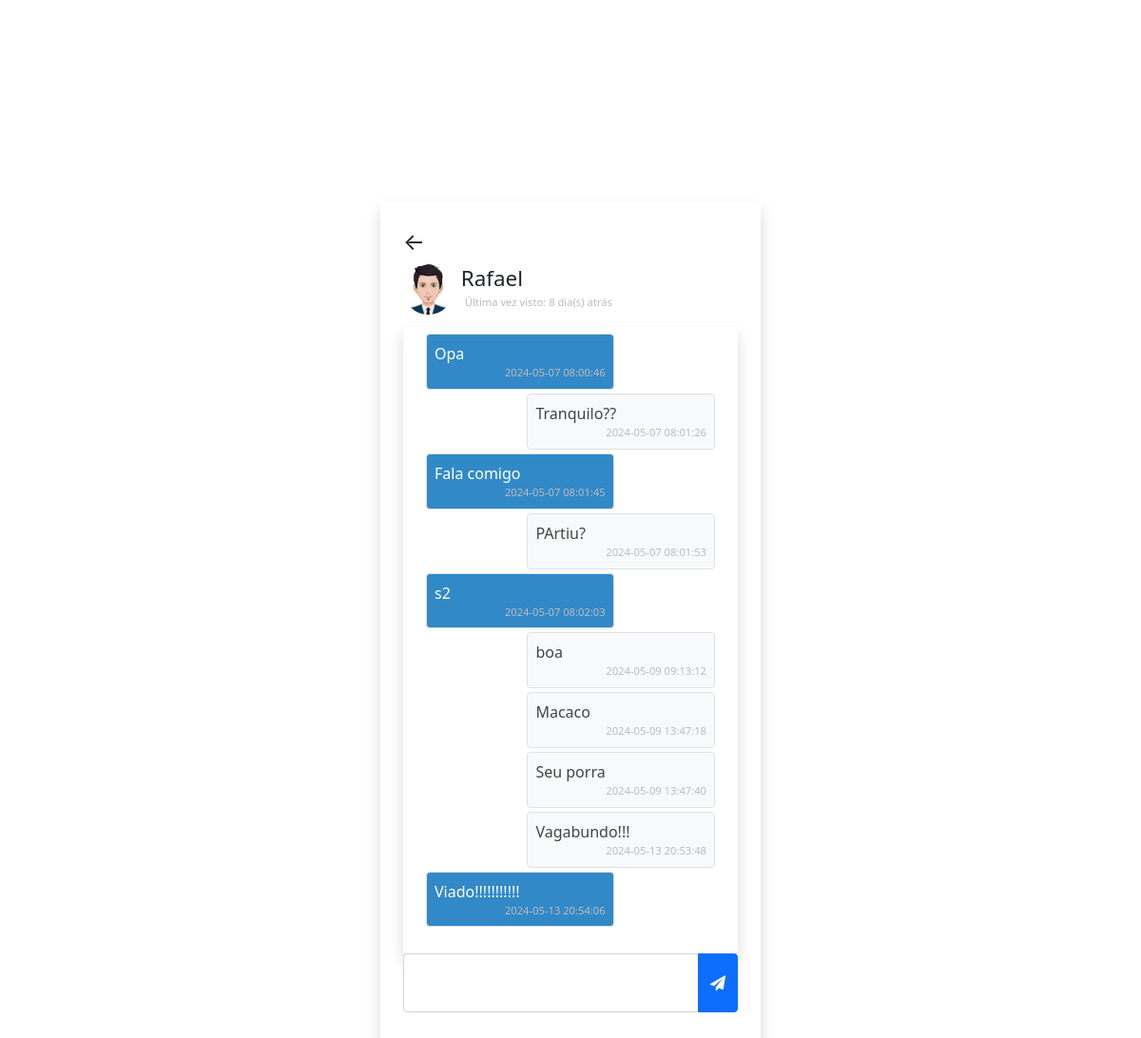
Page /chat.php?user=Rafuxo (signed in) on the committed database.
### tables this page shows
CREATE TABLE `users` (
  `user_id` int(11) NOT NULL,
  `name` varchar(255) NOT NULL,
  `username` varchar(255) NOT NULL,
  `password` varchar(1000) NOT NULL,
  `p_p` varchar(255) DEFAULT 'user-default.png',
  `last_seen` datetime NOT NULL DEFAULT current_timestamp()
);

CREATE TABLE `chats` (
  `chat_id` int(11) NOT NULL,
  `from_id` int(11) NOT NULL,
  `to_id` int(11) NOT NULL,
  `message` text NOT NULL,
  `opened` tinyint(1) NOT NULL DEFAULT 0,
  `created_at` datetime NOT NULL DEFAULT current_timestamp()
);

### app/helpers/user.php (called while the page is built)
<?php
function getUser($username, $conn){
   $sql = "SELECT * FROM users
           WHERE username=?";
   $stmt = $conn->prepare($sql);
   $stmt->execute([$username]);
   if ($stmt->rowCount() === 1) {
   	 $user = $stmt->fetch();
   	 return $user;
   }else {
   	$user = [];
   	return $user;
   }
}

### app/helpers/timeAgo.php (called while the page is built, shortened)
<?php
function last_seen($date_time){
   $timestamp = strtotime($date_time);
   $strTime = array("segundo", "minuto", "hora", "dia", "mês", "ano");
   $length = array("60","60","24","30","12","10");
   $currentTime = time();
   if($currentTime >= $timestamp) {
		$diff     = time()- $timestamp;
		for($i = 0; $diff >= $length[$i] && $i < count($length)-1; $i++) {
		$diff = $diff / $length[$i];
		}
		$diff = round($diff);
		if ($diff < 59 && $strTime[$i] == "segundo") {
			return 'Ativo';
		}else {
			return $diff . " " . $strTime[$i] . "(s) atrás ";
		}
   }
}
?>

### app/helpers/chat.php (called while the page is built)
<?php
function getChats($id_1, $id_2, $conn){
   $sql = "SELECT * FROM chats
           WHERE (from_id=? AND to_id=?)
           OR    (to_id=? AND from_id=?)
           ORDER BY chat_id ASC";
    $stmt = $conn->prepare($sql);
    $stmt->execute([$id_1, $id_2, $id_1, $id_2]);
    if ($stmt->rowCount() > 0) {
    	$chats = $stmt->fetchAll();
    	return $chats;
    }else {
    	$chats = [];
    	return $chats;
    }
}

### chat.php (the view, shortened to what this page needs)
<?php
  if (isset($_SESSION['username'])) {
  	include 'app/db.conn.php';
  	include 'app/helpers/user.php';
  	include 'app/helpers/chat.php';
  	include 'app/helpers/timeAgo.php';
  	$chatWith = getUser($_GET['user'], $conn);
  	$chats = getChats($_SESSION['user_id'], $chatWith['user_id'], $conn);
?>
<!DOCTYPE html>
<html lang="pt-br">
<head>
	<link href="https://cdn.jsdelivr.net/npm/bootstrap@5.0.1/dist/css/bootstrap.min.css" rel="stylesheet">
	<link rel = "stylesheet" href = "css/style.css">
	<link rel="stylesheet" href="https://cdnjs.cloudflare.com/ajax/libs/font-awesome/4.7.0/css/font-awesome.min.css">
</head>
<body class = "d-flex justify-content-center align-items-center vh-100">
    <div class = "w-400 shadow p-4 rounded">
    	<a href = "home.php" class = "fs-4 link-dark">&#8592;</a>
    	   <div class = "d-flex align-items-center">
    	   	  <img src = "uploads/<?=$chatWith['p_p']?>" class = "w-15 rounded-circle">
               <h3 class = "display-4 fs-sm m-2">
               	  <?=$chatWith['name']?> <br>
               	  	<div class = "d-flex align-items-center" title = "online">
						<?php
							if (last_seen($chatWith['last_seen']) == "Ativo") {
						?>
							<div class = "online"></div>
							<small class = "d-block p-1">Online</small>
						<?php }else{ ?>
							<small class = "d-block p-1">
								Última vez visto:
								<?=last_seen($chatWith['last_seen'])?>
							</small>
						<?php } ?>
               	  </div>
               </h3>
    	   </div>
    	   <div class = "shadow p-4 rounded d-flex flex-column mt-2 chat-box" id = "chatBox">
    	        <?php
                     if (!empty($chats)) {
                     foreach($chats as $chat){
                     	if($chat['from_id'] == $_SESSION['user_id'])
                     	{ ?>
						<p class = "rtext align-self-end border rounded p-2 mb-1">
						    <?=$chat['message']?>
						    <small class = "d-block">
						    	<?=$chat['created_at']?>
						    </small>
						</p>
                    <?php }else{ ?>
						<p class = "ltext border rounded p-2 mb-1">
							<?=$chat['message']?>
							<small class = "d-block">
								<?=$chat['created_at']?>
							</small>
						</p>
                    <?php }
                     }
    	   		} ?>
    	   </div>
    	   <div class = "input-group mb-3">
    	   	   <textarea cols = "3" id = "message" class = "form-control"></textarea>
    	   	   <button class = "btn btn-primary" id = "sendBtn">
    	   	   	  <i class = "fa fa-paper-plane"></i>
    	   	   </button>
    	   </div>
    </div>
 </body>
 </html>
<?php
  }else{
  	header("Location: index.php");
   	exit;
  }
 ?>

### css/style.css (style rules this page uses)
.vh-100 { min-height: 100vh; }
.w-400 { width: 400px; }
a { text-decoration: none; }
.w-15 { width: 15%; }
.fs-sm { font-size: 1.4rem; }
small { color: #bbb; font-size: 0.7rem; text-align: right; }
.chat-box { overflow-y: auto; overflow-x: hidden; max-height: 50vh; }
.rtext { width: 65%; background: #f8f9fa; color: #444; }
.ltext { width: 65%; background: #3289c8; color: #fff; }
textarea { resize: none; }

### rows in the picture
users: p_p (picture), name "Rafael", last_seen "8 dia(s) atrás"
chats: message "Opa", created_at "2024-05-07 08:00:46"
chats: message "Tranquilo??", created_at "2024-05-07 08:01:26"
chats: message "Fala comigo", created_at "2024-05-07 08:01:45"
chats: message "PArtiu?", created_at "2024-05-07 08:01:53"
chats: message "s2", created_at "2024-05-07 08:02:03"
chats: message "boa", created_at "2024-05-09 09:13:12"
chats: message "Macaco", created_at "2024-05-09 13:47:18"
chats: message "Seu porra", created_at "2024-05-09 13:47:40"
chats: message "Vagabundo!!!", created_at "2024-05-13 20:53:48"
chats: message "Viado!!!!!!!!!!!", created_at "2024-05-13 20:54:06"
